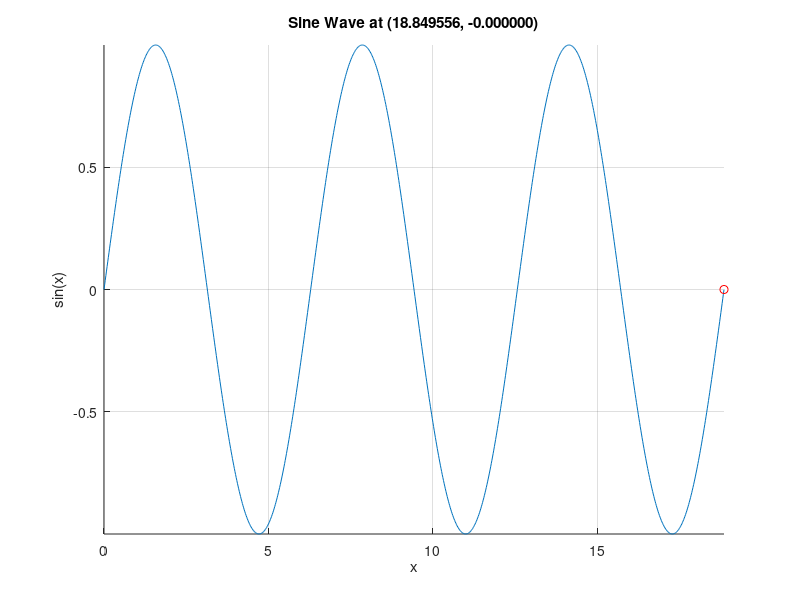

This figure's MATLAB source:
% Script showing animation of sine wave by successive redrawing of a plot.
% ctrl + C  to quit.
% Author: Chris B. Kirov
% Date: 14.09.2017 
clc
clear
close all

N = 1000;                                                              % define number of frames to be displayed
x = linspace(0, 6 * pi, N);
y = sin(x);

for i = 1 : N                                                           % run animation

  clf                                                                         % clear figure current content without closing it.
  hold on
  plot(x, y);                                                             % plot the whole function.
  plot(x(i), y(i), 'ro')                                               % plot current position of the "moving point",
  grid on                   
  axis tight                
  
  title( sprintf( 'Sine Wave at (%f, %f)', x(i), y(i) ) )
  xlabel('x')
  ylabel('sin(x)')
  
  drawnow                                                               % redraw plot without closing it.
  
end 
